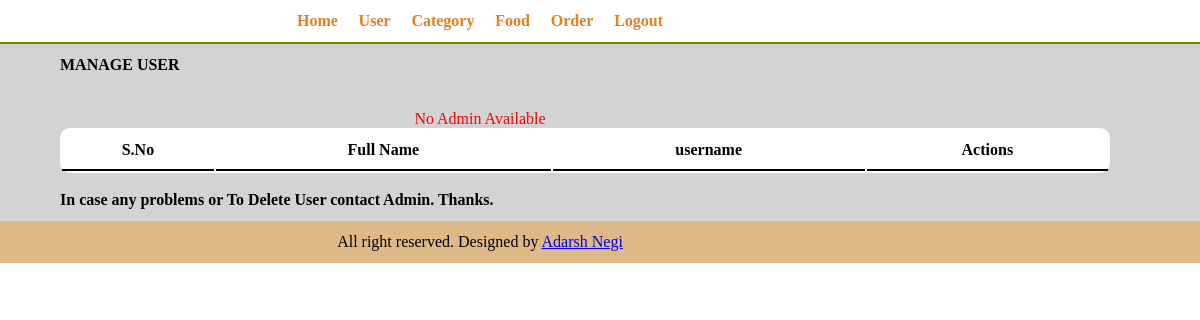
The app's page /restaurant/main/manage-user.php (signed in), older data.
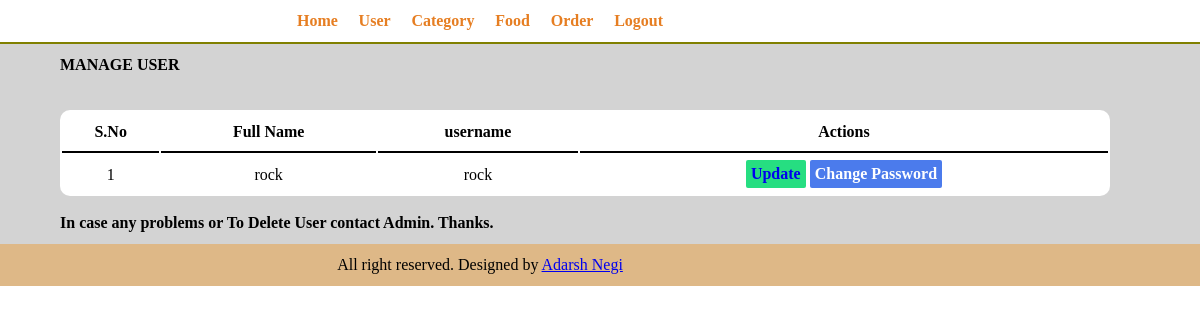
The same page, newer data.
### tables this page shows
CREATE TABLE `tbl_user` (
  `id` int(10) UNSIGNED NOT NULL,
  `full_name` varchar(100) NOT NULL,
  `username` varchar(100) NOT NULL,
  `password` varchar(255) NOT NULL
);

### restaurant/main/manage-user.php (the view, shortened to what this page needs)
<?php
    include("parts/menu.php");
?>
    <div class="main-content">
        <div class="wrapper">
            <strong>MANAGE USER</strong>
            <br><br><br>
            <table class="table-adm">
                <tr>
                    <th>S.No</td>
                    <th>Full Name</td>
                    <th>username</th>
                    <th>Actions</th>
                </tr>
            <?php
                $sql="SELECT * FROM tbl_user";
                $res=mysqli_query($conn,$sql);
                $sn=1;
                if($res==TRUE)
                {
                    $count=mysqli_num_rows($res);
                    if($count>0)
                    {
                        while($row=mysqli_fetch_assoc($res))
                        {
                            $id=$row['id'];
                            $full_name=$row['full_name'];
                            $username=$row['username'];
                        ?>
                        <tr>
                            <td><?php echo $sn++; ?></td>
                            <td><?php echo $full_name; ?></td>
                            <td><?php echo $username; ?></td>
                            <td><a onclick="return confirm('are you sure you want to Update Details?')"class="btn-primary" href="<?php echo SITEURL;?>/main/update-user.php?id=<?php echo $id?>">Update</a>
                                <a onclick="return confirm('are you sure you want to Update Password?')" class="btn-thrd" href="<?php echo SITEURL;?>/main/update-password.php?id=<?php echo $id?>">Change Password</a>
                            </td>
                        </tr>
                        <?php
                        }
                    }
                    else
                    {
                        echo "<div class='fail text-center'>No Admin Available</div>";
                    }
                }
            ?>
            </table>
            <br>
            <p><b>In case any problems or To Delete User contact Admin. Thanks.</b></p>
        </div>
    </div>
<?php include("parts/footer.php")?>

### restaurant/main/parts/menu.php (shortened to what this page needs)
<html>
    <head>
        <link rel="stylesheet" href="../css/admin.css">
    </head>
    <body>
        <div class="menu">
            <div class="wrapper text-center">
                <ul>
                    <li><a href="index.php">Home</a></li>
                    <li><a href="manage-user.php">User</a></li>
                    <li><a href="manage-category.php">Category</a></li>
                    <li><a href="manage-food.php">Food</a></li>
                    <li><a href="manage-order.php">Order</a></li>
                    <li><a class="cursor" onclick="document.getElementById('out').style.display='block'">Logout</a></li>
                </ul>
            </div>
        </div>

### restaurant/main/parts/footer.php
        <div class="footer">
            <div class="wrapper text-center">
                <p>All right reserved. Designed by <a href="https://www.linkedin.com/in/adarsh-negi-736217202">Adarsh Negi</a></p>
            </div>
        </div>
    </body>
</html>

### restaurant/css/admin.css (style rules this page uses)
* { margin: 0 0; padding: 0 0; }
.wrapper { padding: 1%; margin: 0 4%; width: 70%; }
.text-center { text-align: center; }
.menu { border-bottom:2px solid olive; }
.menu ul { list-style: none; }
.menu ul li { display: inline; font-weight: bold; padding: 1%; }
.menu ul li a { text-decoration: none; color: #e67e22; }
.main-content { background-color: lightgray; }
.footer { background-color: burlywood; }
.table-adm { background-color: white; border-radius: 10px; width: 125%; }
table tr th { padding: 1%; margin: 1%; border-bottom: 2px solid black; }
table tr td { padding: 1%; text-align: center; }
.btn-primary { text-decoration: none; padding: 1%; background-color: #26de81; font-weight: bold; border-radius: 2px; }
.btn-thrd { text-decoration: none; padding: 1%; background-color: #4b7bec; font-weight: bold; color: white; border-radius: 2px; }
.cursor { cursor: pointer; }
.fail { color: red; }

Row changes from the older to the newer data that the page shows:
added tbl_user: full_name "rock", username "rock"
Text that changed along with them:
text no longer shown: "No Admin Available"
